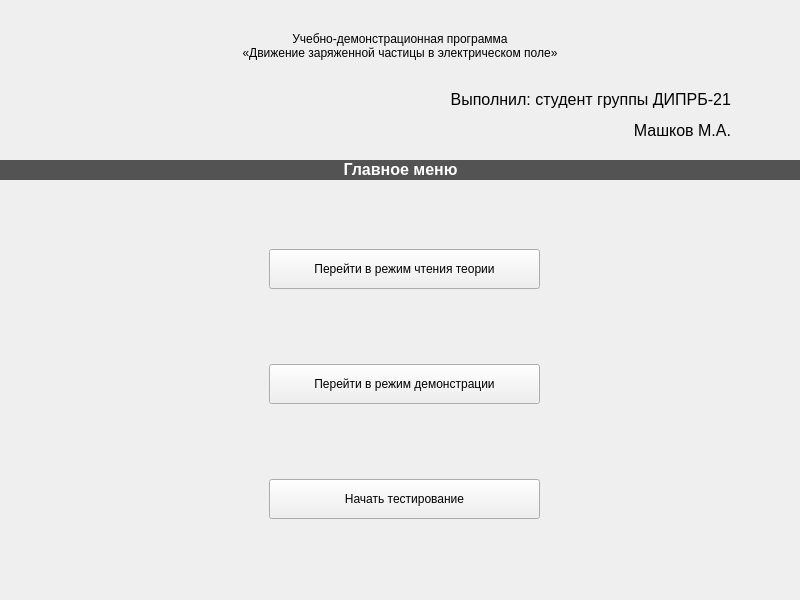
<?xml version="1.0" encoding="UTF-8"?>
<ui version="4.0">
 <class>MainWindow</class>
 <widget class="QMainWindow" name="MainWindow">
  <property name="geometry">
   <rect>
    <x>0</x>
    <y>0</y>
    <width>800</width>
    <height>600</height>
   </rect>
  </property>
  <property name="minimumSize">
   <size>
    <width>800</width>
    <height>600</height>
   </size>
  </property>
  <property name="maximumSize">
   <size>
    <width>800</width>
    <height>600</height>
   </size>
  </property>
  <property name="windowTitle">
   <string>Учебно-демонстрационная программа «Поиск подстроки в строке: алгоритм Рабина-Карпа»</string>
  </property>
  <widget class="QWidget" name="widget">
   <layout class="QGridLayout" name="gridLayout">
    <property name="leftMargin">
     <number>0</number>
    </property>
    <property name="topMargin">
     <number>0</number>
    </property>
    <property name="rightMargin">
     <number>0</number>
    </property>
    <property name="bottomMargin">
     <number>0</number>
    </property>
    <property name="horizontalSpacing">
     <number>0</number>
    </property>
    <item row="0" column="0">
     <widget class="QStackedWidget" name="stackedWidget">
      <property name="minimumSize">
       <size>
        <width>800</width>
        <height>600</height>
       </size>
      </property>
      <property name="currentIndex">
       <number>0</number>
      </property>
      <widget class="QWidget" name="mainmenu">
       <widget class="QLabel" name="Author">
        <property name="geometry">
         <rect>
          <x>430</x>
          <y>80</y>
          <width>301</width>
          <height>71</height>
         </rect>
        </property>
        <property name="text">
         <string>&lt;html&gt;&lt;head/&gt;&lt;body&gt;&lt;p align=&quot;right&quot;&gt;&lt;span style=&quot; font-size:12pt;&quot;&gt;Выполнил: студент группы ДИПРБ-21&lt;/span&gt;&lt;/p&gt;&lt;p align=&quot;right&quot;&gt;&lt;span style=&quot; font-size:12pt;&quot;&gt;Машков М.А.&lt;/span&gt;&lt;/p&gt;&lt;/body&gt;&lt;/html&gt;</string>
        </property>
       </widget>
       <widget class="QLabel" name="Title">
        <property name="geometry">
         <rect>
          <x>0</x>
          <y>-10</y>
          <width>800</width>
          <height>111</height>
         </rect>
        </property>
        <property name="styleSheet">
         <string notr="true">font: 16pt &quot;MS Shell Dlg 2&quot;;</string>
        </property>
        <property name="text">
         <string>Учебно-демонстрационная программа
«Движение заряженной частицы в электрическом поле»</string>
        </property>
        <property name="textFormat">
         <enum>Qt::AutoText</enum>
        </property>
        <property name="alignment">
         <set>Qt::AlignCenter</set>
        </property>
       </widget>
       <widget class="QWidget" name="verticalLayoutWidget">
        <property name="geometry">
         <rect>
          <x>269</x>
          <y>180</y>
          <width>271</width>
          <height>411</height>
         </rect>
        </property>
        <layout class="QVBoxLayout" name="menu">
         <property name="spacing">
          <number>6</number>
         </property>
         <property name="sizeConstraint">
          <enum>QLayout::SetDefaultConstraint</enum>
         </property>
         <item>
          <widget class="QPushButton" name="pushButton_teoria">
           <property name="minimumSize">
            <size>
             <width>37</width>
             <height>40</height>
            </size>
           </property>
           <property name="styleSheet">
            <string notr="true"/>
           </property>
           <property name="text">
            <string>Перейти в режим чтения теории</string>
           </property>
           <property name="iconSize">
            <size>
             <width>29</width>
             <height>28</height>
            </size>
           </property>
           <property name="flat">
            <bool>false</bool>
           </property>
          </widget>
         </item>
         <item>
          <widget class="QPushButton" name="pushButton_demo">
           <property name="minimumSize">
            <size>
             <width>0</width>
             <height>40</height>
            </size>
           </property>
           <property name="text">
            <string>Перейти в режим демонстрации</string>
           </property>
          </widget>
         </item>
         <item>
          <widget class="QPushButton" name="pushButton_test">
           <property name="minimumSize">
            <size>
             <width>0</width>
             <height>40</height>
            </size>
           </property>
           <property name="text">
            <string>Начать тестирование</string>
           </property>
          </widget>
         </item>
        </layout>
       </widget>
       <widget class="QLabel" name="label">
        <property name="geometry">
         <rect>
          <x>0</x>
          <y>160</y>
          <width>801</width>
          <height>20</height>
         </rect>
        </property>
        <property name="styleSheet">
         <string notr="true">background-color: rgb(83, 83, 83);
color: rgb(255, 255, 255);</string>
        </property>
        <property name="text">
         <string>&lt;html&gt;&lt;head/&gt;&lt;body&gt;&lt;p align=&quot;center&quot;&gt;&lt;span style=&quot; font-size:12pt; font-weight:600;&quot;&gt;Главное меню&lt;/span&gt;&lt;/p&gt;&lt;/body&gt;&lt;/html&gt;</string>
        </property>
       </widget>
      </widget>
      <widget class="Theory" name="teoria"/>
      <widget class="Demo" name="demo"/>
      <widget class="Test" name="test"/>
     </widget>
    </item>
   </layout>
  </widget>
 </widget>
 <customwidgets>
  <customwidget>
   <class>Theory</class>
   <extends>QWidget</extends>
   <header location="global">theory.h</header>
   <container>1</container>
  </customwidget>
  <customwidget>
   <class>Test</class>
   <extends>QWidget</extends>
   <header location="global">test.h</header>
   <container>1</container>
  </customwidget>
  <customwidget>
   <class>Demo</class>
   <extends>QWidget</extends>
   <header location="global">demo.h</header>
   <container>1</container>
  </customwidget>
 </customwidgets>
 <resources/>
 <connections/>
</ui>
